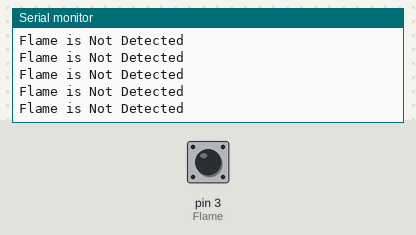
Bench run of a sketch on a simulated Arduino Uno, built with avr-gcc and run on an emulated ATmega328P. Parts: the last lines printed to the serial monitor. The inputs (shaded band) are chosen by the test bench; at power-on: pin 3 (Flame) HIGH.

Above: at 1.2 s.
1.3 s: pin 3 (Flame) driven LOW
At 1.9 s:
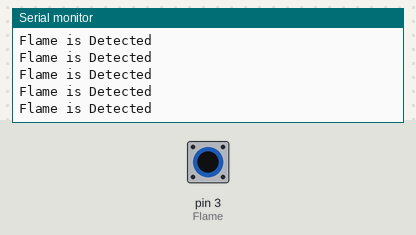
3.3 s: pin 3 (Flame) pulsed HIGH 2 times (0.12 s each, 0.3 s apart)
6.9 s: pin 3 (Flame) driven HIGH
At 7.7 s:
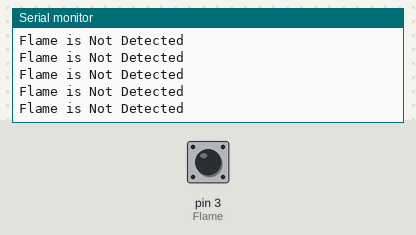
9.9 s: pin 3 (Flame) driven LOW
At 10.8 s:
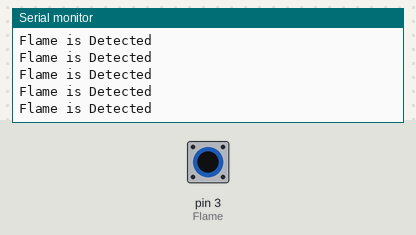
12.9 s: pin 3 (Flame) driven HIGH
At 13.9 s:
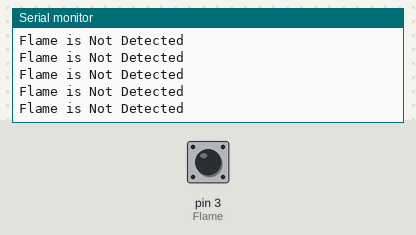
15.9 s: pin 3 (Flame) driven LOW
At 17.0 s:
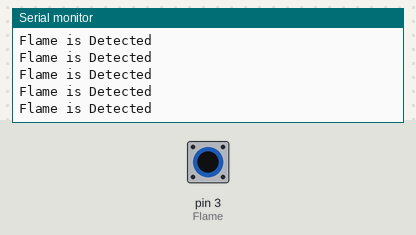

The sketch:

Flame.ino
```cpp
const int Flame = 3;
int Flame_value;
void setup() {
  pinMode(Flame, INPUT);
  Serial.begin(9600);
}

void loop() {
  Flame_value = digitalRead(Flame);

  if (Flame_value == LOW) {
    Serial.println("Flame is Detected");
  }
  else{
    Serial.println("Flame is Not Detected");
  }
}
```

Measured:
- after the input at 1.3 s, the serial monitor: prints a new line after 0.09 s (image 1)
- after the input at 6.9 s, the serial monitor: prints a new line after 0.08 s (image 2)
